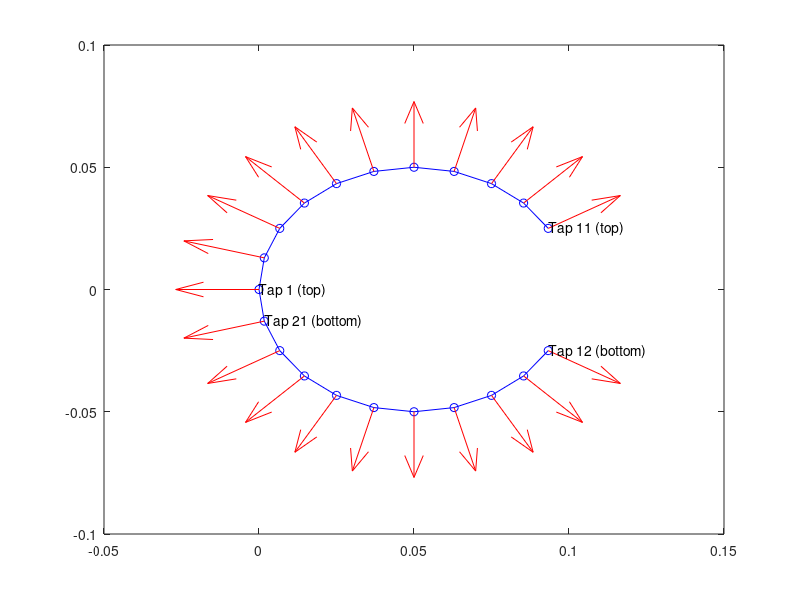

Reproduce this figure in MATLAB.
function [ xn, yn, u, v ] = cylinder_normals( ~ )
%Code for outputting the Cylinder Surface Normals
%   aoa = current angle of attack (degrees)
% OUTPUTS: xn,yn pointer vectors from leading edge of cylinder
% u,v are the x and y components of the surface normals

r = 0.1/2;      %Cyl. radius (m)
dtheta = 15;    %Distance between each tap
%Generate angular locations%
theta = 0:dtheta:(360-dtheta);
    xn = r.*cos(theta.*pi./180) + r;%switch to cartesian
    yn = r.*sin(theta.*pi./180) ;

%Find Surface Normals%
xL = circshift(xn,1); xR = circshift(xn,-1); %Generate x and y area
yL = circshift(yn,1); yR = circshift(yn,-1); %elements that P acts on
    v = (xL - xR);
    u = (yR - yL);

%Get rid of taps not connected%
    ind = 3:1:round(numel(theta)-1);
    xn = xn(ind); yn = yn(ind); u = u(ind); v = v(ind);
% Plot actual cylinder % 
figure(2)
    plot(xn,yn,'bo-')
    hold on
%Plot surface  normals%
 quiver(xn,yn,u,v,'r');
    %Add some useful text%
    text(xn(1),yn(1),'Tap 11 (top)')
    text(xn(end),yn(end),'Tap 12 (bottom)')
    stag = find(xn == 0);
    text(xn(stag),yn(stag),'Tap 1 (top)')
    text(xn(stag+1),yn(stag+1),'Tap 21 (bottom)')
  hold off 
    
    
end

